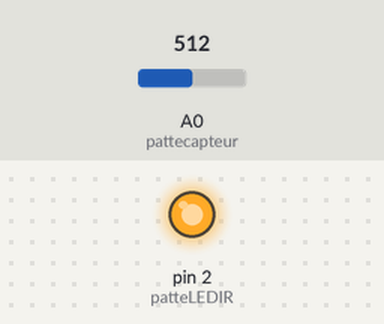
The sketch below on a simulated Arduino Uno, built with avr-gcc and run on an emulated ATmega328P. On the bench: output pins drawn as LEDs (lit = HIGH). Inputs (shaded band) come from the test bench; at power-on: A0 (pattecapteur) = 512. What the sketch prints to the serial monitor is not drawn.

Above: at 1.8 s.
1.9 s: A0 (pattecapteur) set to 419
3.4 s: A0 (pattecapteur) set to 392
Timing chart, 0 to 6.4 s (numbered marks = the images above; inputs shaded):
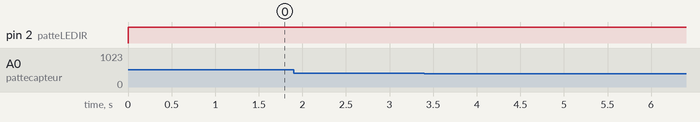

The sketch:

pm_gp2y10_qualite.ino
```cpp
/*
 Nom script : pm_gp2y10_qualite.ino
 Description : Mesure densite de particule fine avec un capteur SHART GP2Y10
               et indication de la qualite de l air
 Auteur : PHMARDUINO
 Date Creation : 20 mai 2018
 */

int pattecapteur=0;
int patteLEDIR=2;
int delai1=280;
int delai2=40;
float delaieteint=9680;
int mesure=0;
int dmicro;
float tension = 0;
float densite = 0;

void setup(){
  Serial.begin(9600);
  pinMode(patteLEDIR,OUTPUT);
}

void loop(){
  digitalWrite(patteLEDIR,LOW); // On allume la LED IR
  delayMicroseconds(delai1);
  mesure=analogRead(pattecapteur); // Lecture valeur capteur
  delayMicroseconds(delai2);
  digitalWrite(patteLEDIR,HIGH); // On eteint la LED IR
  delayMicroseconds(delaieteint);
  tension = mesure*5.0/1024;
  densite = 0.17*tension-0.09;
  if (densite < 0 )densite = 0;
  if (densite > 0.5) densite = 0.5;
  dmicro = densite *1000;

  Serial.print("Tension en volts : ");
  Serial.print(tension);
  Serial.print("  -  Densite particules (microg/m3) : ");
  Serial.print(dmicro);
  Serial.print(" - Qualite air : ");
  if (dmicro <= 35) Serial.println ("Excellent");
  if (dmicro >35 and dmicro <=75) Serial.println ("Moyen");
  if (dmicro >75 and dmicro <=115) Serial.println ("Pollution legere");
  if (dmicro >115 and dmicro <=150) Serial.println ("Pollution moderee");
  if (dmicro >150 and dmicro <=250) Serial.println ("Pollution importante");
  if (dmicro >250 and dmicro <=500) Serial.println ("Pollution grave !!!!!");

  delay(1000);
}
```
